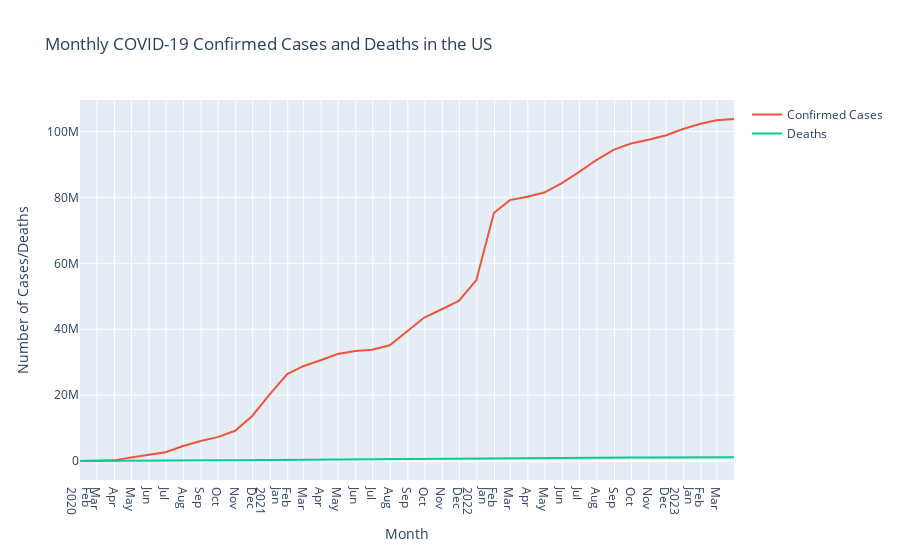

Write notebook code for a chart like this one.
### Code cell
import plotly.express as px

# Assuming monthly_cases and monthly_deaths are already computed and are Series with DateTimeIndex
fig = px.line(title='Monthly COVID-19 Confirmed Cases and Deaths in the US')
fig.add_scatter(x=monthly_cases.index, y=monthly_cases, mode='lines', name='Confirmed Cases')
fig.add_scatter(x=monthly_deaths.index, y=monthly_deaths, mode='lines', name='Deaths')
fig.update_layout(xaxis_title='Month', yaxis_title='Number of Cases/Deaths',
                  title='Monthly COVID-19 Confirmed Cases and Deaths in the US')
fig.update_xaxes(dtick="M1", tickformat="%b\n%Y")  # Monthly ticks, formatted as 'Month\nYear'
